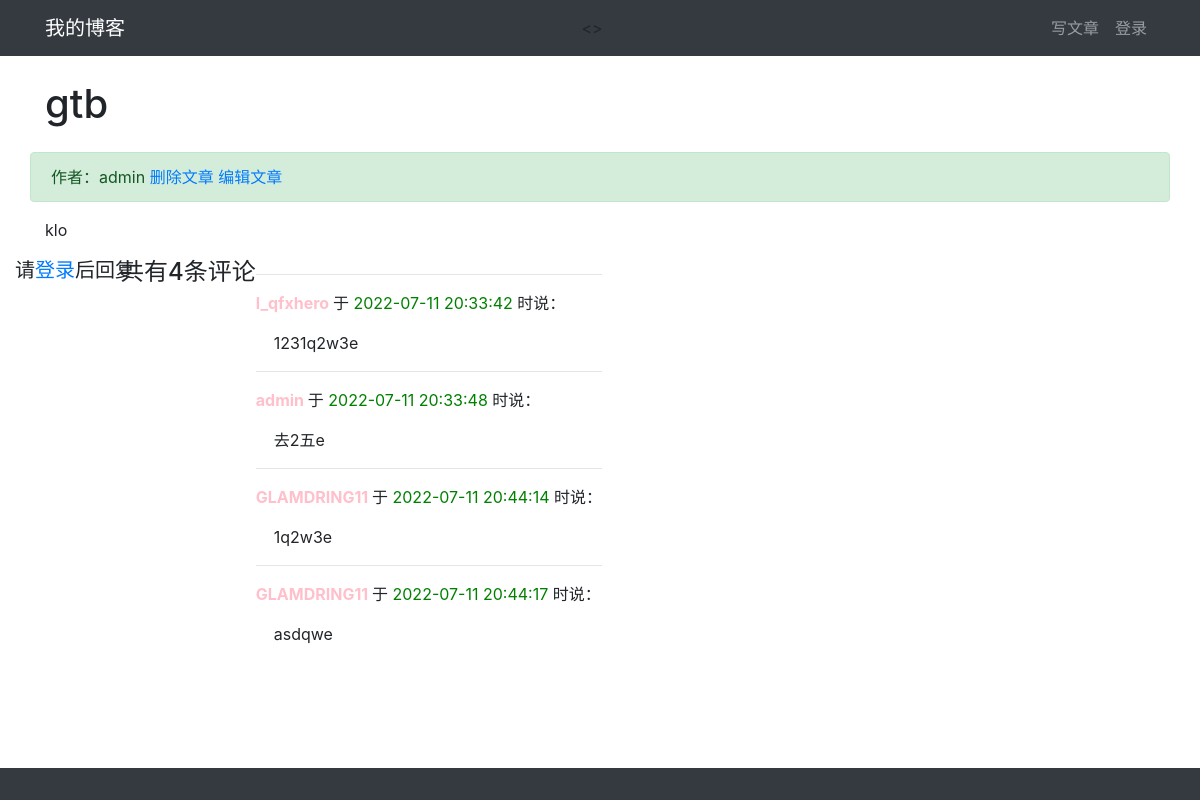
Page /article/article-detail/4/ on the committed database.
### article/models.py (models this page shows, shortened)
class ArticlePost(models.Model):
    author = models.ForeignKey(User, on_delete=models.CASCADE)
    title = models.CharField(max_length=200)
    body = models.TextField()
    created = models.DateTimeField(default=timezone.now)
    updated = models.DateTimeField(auto_now=True)
    class Meta:
        ordering = ('-created',)

### comment/models.py (models this page shows, shortened)
class Comment(models.Model):
    article = models.ForeignKey(
        ArticlePost,
        on_delete=models.CASCADE,
        related_name='comments'
    )
    user = models.ForeignKey(
        User,
        on_delete=models.CASCADE,
        related_name='comments'
    )
    body = models.TextField()
    created = models.DateTimeField(auto_now_add=True)
    class Meta:
        ordering = ('created',)

### article/views.py (the view)
# urls.py: path('article-detail/<int:id>/', views.article_detail, name='article_detail'),
def article_detail(request, id):
    article = ArticlePost.objects.get(id=id)
    comments = Comment.objects.filter(article=id)
    context = {'article': article, 'comments': comments}
    return render(request, 'article/detail.html', context)

### templates/article/detail.html (shortened to what this page needs)
{% extends "base.html" %}
{% load static %}
{% block content %}
<div class="container">
    <div class="row">
        <h1 class="col-12 mt-4 mb-4">{{ article.title }}</h1>
        <div class="col-12 alert alert-success">作者：{{ article.author }}
            <a href="{% url 'article:article_delete' article.id %}">删除文章</a>
            <a href="{% url 'article:article_update' article.id %}">编辑文章</a>
        </div>
        <div class="col-12">
            <p>{{ article.body }}</p>
        </div>
        {% if user.is_authenticated %}
            <div>
                <form
                    action="{% url 'comment:post_comment' article.id %}"
                    method="POST"
                >
                {% csrf_token %}
                    <div class="form-group">
                        <label for="body">
                            <strong>
                                我也要发言：
                            </strong>
                        </label>
                        <textarea
                            type="text"
                            class="form-control"
                            id="body"
                            name="body"
                            rows="2"></textarea>
                    </div>
                    <button type="submit" class="btn btn-primary ">发送</button>
                </form>
            </div>
            <br>
        {% else %}
            <br>
            <h5 class="row justify-content-center">
                请<a href="{% url 'userprofile:login' %}">登录</a>后回复
            </h5>
            <br>
        {% endif %}
        <h4>共有{{ comments.count }}条评论</h4>
        <div>
            {% for comment in comments %}
                <hr>
                <p>
                    <strong style="color: pink">
                        {{ comment.user }}
                    </strong> 于
                    <span style="color: green">
                        {{ comment.created|date:"Y-m-d H:i:s" }}
                    </span> 时说：
                </p>
                <pre style="font-family: inherit; font-size: 1em;">
    {{ comment.body }}</pre>
            {% endfor %}
    </div>
</div>
{% endblock content %} </div>

### templates/base.html (shortened to what this page needs)
    使用 Django 3 学习的读者改为 {% load static %}
{% load static %}
<html lang="zh-cn">
<head>
    <link rel="stylesheet" href="{% static 'bootstrap/css/bootstrap.min.css' %}">
</head>
<body>
    {% include 'header.html' %}
    {% block content %}{% endblock content %}
    {% include 'footer.html' %}
</body>
</html>

### templates/header.html (shortened to what this page needs)
<nav class="navbar navbar-expand-lg navbar-dark bg-dark">
  <div class="container">
    <a class="navbar-brand" href= "{% url 'article:article_list' %}">我的博客</a>
    <>
      <ul class="navbar-nav">
        <li class="nav-item">
            <a class="nav-link" href="{% url 'article:article_create' %}">写文章</a>
        </li>
        {% if user.is_authenticated %}
            <li class="nav-item dropdown">
                <a class="nav-link dropdown-toggle" href="#" id="navbarDropdown" role="button" data-toggle="dropdown" aria-haspopup="true" aria-expanded="false">
                  {{ user.username }}
                </a>
                <div class="dropdown-menu" aria-labelledby="navbarDropdown">
                  <a class="dropdown-item" href='{% url "userprofile:logout" %}'>退出登录</a>
                </div>
            </li>
        {% else %}
            <li class="nav-item">
                <a class="nav-link" href="{% url 'userprofile:login' %}">登录</a>
            </li>
        {% endif %}
      </ul>
    </div>
</nav>

### templates/footer.html
{% load static %}
<div>
    <br><br><br>
</div>
<footer class="py-3 bg-dark fixed-bottom">
</footer>

### rows in the picture
ArticlePost: title "gtb", author "admin", body "klo"
Comment: user "l_qfxhero", created "2022-07-11 20:33:42", body "1231q2w3e"
Comment: user "admin", created "2022-07-11 20:33:48", body "去2五e"
Comment: user "GLAMDRING11", created "2022-07-11 20:44:14", body "1q2w3e"
Comment: user "GLAMDRING11", created "2022-07-11 20:44:17", body "asdqwe"

### other values in the picture
{{ comments.count }} "4"
